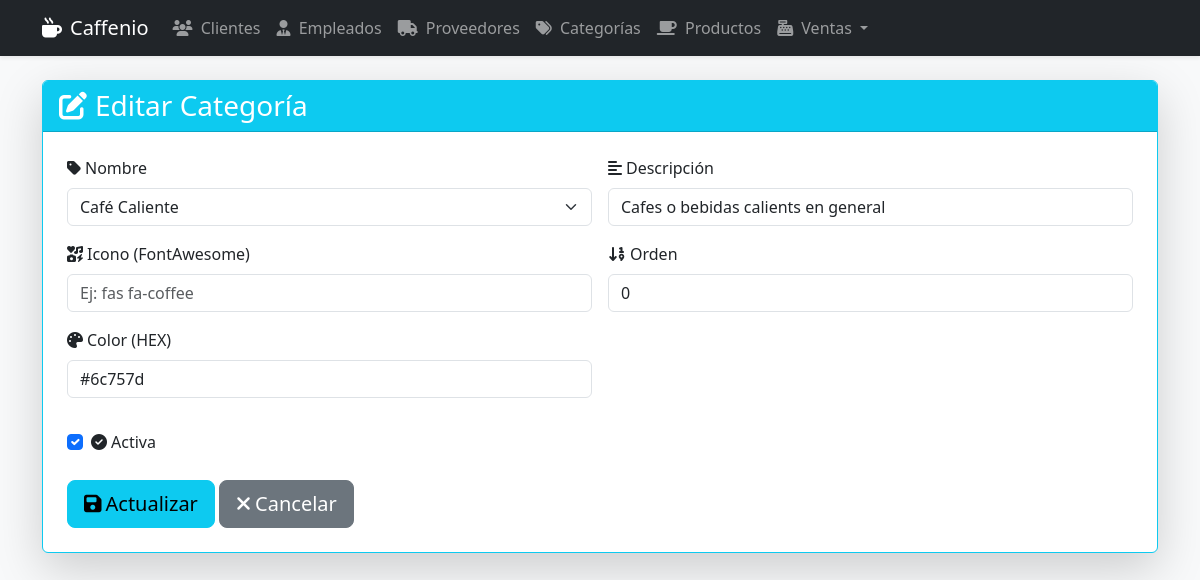
/categoria/actualizar/4/, run on the app's committed database.
### app_Caffenio/models.py (models this page shows, shortened)
class Categoria(models.Model):
    nombre_categoria = models.CharField(
        max_length=30,
        choices=[
            ('cafe_caliente', 'Café Caliente'),
            ('cafe_frio', 'Café Frío'),
            ('sin_cafe', 'Bebidas Sin Café'),
            ('alimentos', 'Alimentos'),
            ('panaderia', 'Panadería'),
            ('mercancia', 'Mercancía')
        ]
    )
    descripcion = models.TextField()                    # 1
    icono = models.CharField(max_length=50, blank=True) # 2
    orden = models.IntegerField(default=0)              # 3
    color = models.CharField(max_length=7, default='#6c757d')   # 4
    activa = models.BooleanField(default=True)          # 5
    fecha_creacion = models.DateTimeField(auto_now_add=True)    # 6

### app_Caffenio/views.py (the view)
# urls.py: path('categoria/actualizar/<int:id>/', views.actualizar_categoria, name='actualizar_categoria'),
def actualizar_categoria(request, id):
    cat = get_object_or_404(Categoria, id=id)
    return render(request, 'categoria/actualizar_categoria.html', {'categoria': cat})

### app_Caffenio/templates/categoria/actualizar_categoria.html (shortened to what this page needs)
{% extends 'base.html' %}
{% block content %}
<div class="card shadow-lg border-info mt-4">
    <div class="card-header bg-info text-white">
        <h3 class="mb-0"><i class="fas fa-edit me-2"></i>Editar Categoría</h3>
    </div>
    <div class="card-body p-4">
        <form method="post" action="{% url 'realizar_actualizacion_categoria' categoria.id %}">
            <div class="row g-3">
                <div class="col-md-6">
                    <label class="form-label"><i class="fas fa-tag me-1"></i>Nombre</label>
                    <select name="nombre_categoria" class="form-select" required>
                        <option value="cafe_caliente" {% if categoria.nombre_categoria == 'cafe_caliente' %}selected{% endif %}>Café Caliente</option>
                    </select>
                </div>
                <div class="col-md-6">
                    <label class="form-label"><i class="fas fa-align-left me-1"></i>Descripción</label>
                    <input type="text" name="descripcion" class="form-control" value="{{ categoria.descripcion }}" required>
                </div>
                <div class="col-md-6">
                    <label class="form-label"><i class="fas fa-icons me-1"></i>Icono (FontAwesome)</label>
                    <input type="text" name="icono" class="form-control" value="{{ categoria.icono }}" placeholder="Ej: fas fa-coffee">
                </div>
                <div class="col-md-6">
                    <label class="form-label"><i class="fas fa-sort-numeric-down me-1"></i>Orden</label>
                    <input type="number" name="orden" class="form-control" value="{{ categoria.orden }}">
                </div>
                <div class="col-md-6">
                    <label class="form-label"><i class="fas fa-palette me-1"></i>Color (HEX)</label>
                    <input type="text" name="color" class="form-control" value="{{ categoria.color }}" placeholder="#6c757d">
                </div>
                <div class="col-12">
                    <div class="form-check mt-3">
                        <input type="checkbox" name="activa" class="form-check-input" id="activaCheck" {% if categoria.activa %}checked{% endif %}>
                        <label class="form-check-label" for="activaCheck">
                            <i class="fas fa-check-circle me-1"></i>Activa
                        </label>
                    </div>
                </div>
            </div>
            <div class="mt-4">
                <button type="submit" class="btn btn-info btn-lg">
                    <i class="fas fa-save me-1"></i>Actualizar
                </button>
                <a href="{% url 'ver_categorias' %}" class="btn btn-secondary btn-lg">
                    <i class="fas fa-times me-1"></i>Cancelar
                </a>
            </div>
        </form>
    </div>
</div>
{% endblock %}

### data on the page
Categoria: nombre_categoria "Café Caliente", descripcion "Cafes o bebidas calients en general", orden "0", color "#6c757d", activa "☑"
